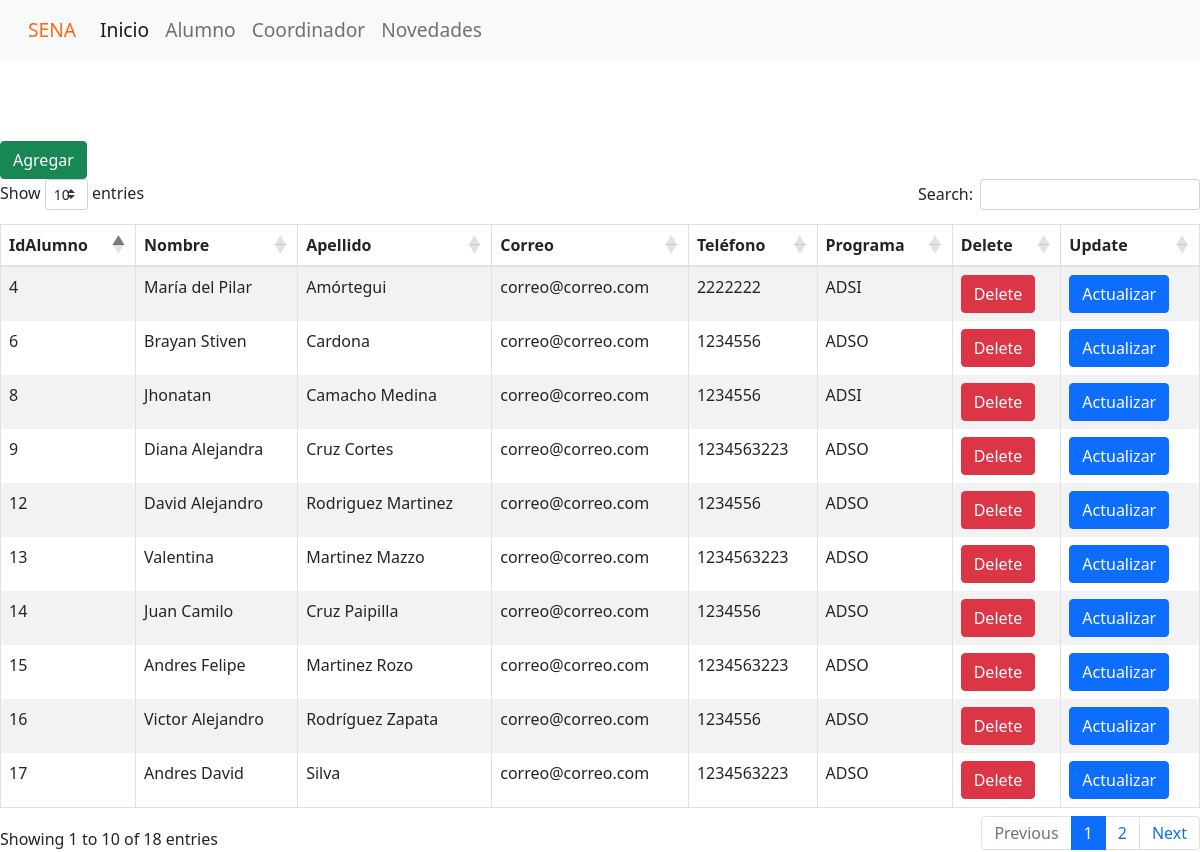
/views/viewsAlumno.php?id==1, run on the app's committed database.
### tables this page shows
CREATE TABLE `alumno` (
  `Id_Alumno` int(10) NOT NULL,
  `Nombre` varchar(30) DEFAULT NULL,
  `Apellido` varchar(30) DEFAULT NULL,
  `Correo` varchar(40) DEFAULT NULL,
  `Telefono` int(20) DEFAULT NULL,
  `Programa` varchar(30) DEFAULT NULL
);

### views/viewsAlumno.php (the view, shortened to what this page needs)
<!DOCTYPE html>
<html lang="es">
<head>
    <link rel="stylesheet" href="https://cdnjs.cloudflare.com/ajax/libs/twitter-bootstrap/4.5.2/css/bootstrap.css">
    <link rel="stylesheet" href="https://cdn.datatables.net/1.12.1/css/dataTables.bootstrap4.min.css">
    <link href="https://cdn.jsdelivr.net/npm/bootstrap@5.1.3/dist/css/bootstrap.min.css" rel="stylesheet">
    <link rel="stylesheet" type="text/css" href="../public/CSS/estilos.css">
</head>
<body>
<?php
print('
    <nav class="navbar navbar-expand-lg navbar-light bg-light">
        <div class="container-fluid">
        <a class="navbar-brand" style="color: #FF6712" href="../index.php">SENA</a>
        <button class="navbar-toggler" type="button" data-bs-toggle="collapse" data-bs-target="#navbarNav" aria-controls="navbarNav" aria-expanded="false" aria-label="Toggle navigation">
            <span class="navbar-toggler-icon"></span>
        </button>
            <div class="collapse navbar-collapse" id="navbarNav">
                <ul class="navbar-nav">
                <li class="nav-item">
                    <a class="nav-link active" aria-current="page" href="../index.php">Inicio</a>
                </li>
                <li class="nav-item">
                    <a class="nav-link" href="viewsAlumno.php">Alumno</a>
                </li>
                <li class="nav-item">
                    <a class="nav-link" href="viewsCoordinador.php">Coordinador</a>
                </li>
                <li class="nav-item">
                    <a class="nav-link" href="viewsNovedades.php">Novedades</a>
                </li>
                </ul>
            </div>
        </div>
    </nav>
    <form action="../controlador/controladorAlumno.php" method="post">
        <input class="btn btn-success" type="submit" value="Agregar" id="btnAlumno" name="btnAlumno"/>
    </form>');
    require_once("../modelos/classAlumno.php");
    $alumno = new Alumno();
    $datos = $alumno -> consultarAlumno();
print('
<table id="example" class="table table-striped table-bordered " style="width:100%">
    <thead>
            <tr>
                <th>IdAlumno</th>
                <th>Nombre</th>
                <th>Apellido</th>
                <th>Correo</th>
                <th>Teléfono</th>
                <th>Programa</th>
                <th>Delete</th>
                <th>Update</th>
            </tr>
    </thead>
        <tbody>');
while ($data = $datos -> fetch(PDO::FETCH_ASSOC)){
        print ('<tr>
                    <td>' . $data["Id_Alumno"].'</td>
                    <td>' . $data ["Nombre"]. '</td>
                    <td>' . $data["Apellido"]. '</td>
                    <td>' . $data["Correo"]. '</td>
                    <td>' . $data["Telefono"]. '</td>
                    <td>' . $data["Programa"]. '</td>
                    <td>
                            <input class="btn btn-danger" type="button" name="btnDelete" id="btnDelete" value="Delete" onclick="eliminar('.$data["Id_Alumno"]. ')" />
                    </td>
                    <td>
                            <input class="btn btn-primary" name="btnUpdate" type="submit"  value="Actualizar" onclick="validar(' .$data["Id_Alumno"]. ')" />
                    </td>
                </tr>
');}
print('
        </tbody>
    </table>');
?>
</body>
</html>

### modelos/classAlumno.php (shortened to what this page needs)
<link href="https://cdn.jsdelivr.net/npm/bootstrap@5.1.3/dist/css/bootstrap.min.css" rel="stylesheet">
<?php
class Alumno{
    public function consultarAlumno(){
        $conn = conectar();
        $sql = "select * from alumno";
        $consulta = $conn -> prepare($sql);
        $consulta -> execute();
        return $consulta;
    }
}
?>

### public/CSS/estilos.css (style rules this page uses)
.navbar { margin-bottom: 5rem; }
.navbar a { font-size: 1.2rem; }

### data on the page
alumno: Id_Alumno "4", Nombre "María del Pilar", Apellido "Amórtegui", Correo "correo@correo.com", Telefono "2222222", Programa "ADSI"
alumno: Id_Alumno "6", Nombre "Brayan Stiven", Apellido "Cardona", Correo "correo@correo.com", Telefono "1234556", Programa "ADSO"
alumno: Id_Alumno "8", Nombre "Jhonatan", Apellido "Camacho Medina", Correo "correo@correo.com", Telefono "1234556", Programa "ADSI"
alumno: Id_Alumno "9", Nombre "Diana Alejandra", Apellido "Cruz Cortes", Correo "correo@correo.com", Telefono "1234563223", Programa "ADSO"
alumno: Id_Alumno "12", Nombre "David Alejandro", Apellido "Rodriguez Martinez", Correo "correo@correo.com", Telefono "1234556", Programa "ADSO"
alumno: Id_Alumno "13", Nombre "Valentina", Apellido "Martinez Mazzo", Correo "correo@correo.com", Telefono "1234563223", Programa "ADSO"
alumno: Id_Alumno "14", Nombre "Juan Camilo", Apellido "Cruz Paipilla", Correo "correo@correo.com", Telefono "1234556", Programa "ADSO"
alumno: Id_Alumno "15", Nombre "Andres Felipe", Apellido "Martinez Rozo", Correo "correo@correo.com", Telefono "1234563223", Programa "ADSO"
alumno: Id_Alumno "16", Nombre "Victor Alejandro", Apellido "Rodríguez Zapata", Correo "correo@correo.com", Telefono "1234556", Programa "ADSO"
alumno: Id_Alumno "17", Nombre "Andres David", Apellido "Silva", Correo "correo@correo.com", Telefono "1234563223", Programa "ADSO"
